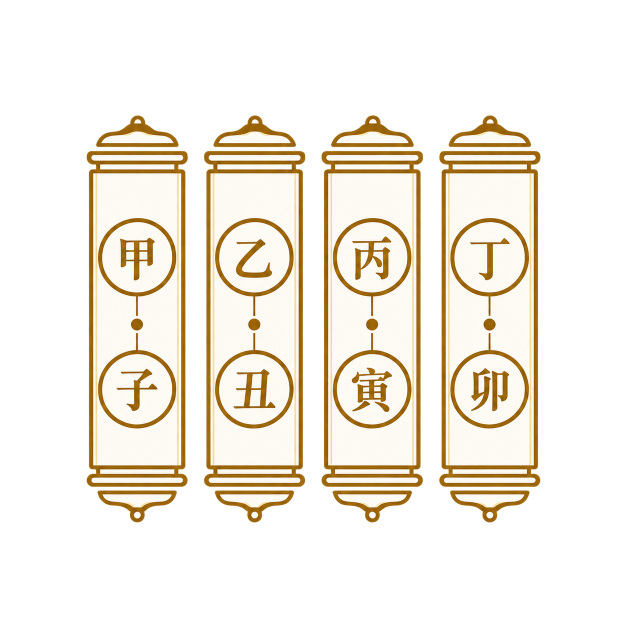
#> input picture 资料/新参考/图标/Codex 图像 2026年9月12日 00_34_41.png, 1254 x 1254 px, found by its file name (shown at 1/2 size); its folder holds only this picture in this run
$ python _icons.py
#> lines starting #> are read from the running program, lines starting #| are printed output that depends on the picture
#> in main, im is the input picture: PIL image 1254x1254 RGBA; mean R, G, B, A 83.7, 76.8, 64.2, 90.7
# -*- coding: utf-8 -*-
"""把 8 张体系图标打成 ASCII 轮廓，便于在无图像输入的情况下辨认图形。"""
import os
from PIL import Image

BASE = r"G:\work\牛马\wb工作空间\xuanlan\资料\新参考\图标"
CHARS = " .:*#@"


def ascii_art(im, cols=54, rows=27):
    g = im.convert("L").resize((cols, rows))
    px = g.load()
    lines = []
    for y in range(rows):
        line = []
        for x in range(cols):
            v = px[x, y]
            # 阈值：黑底(<40)算空
            if v < 40:
                line.append(" ")
            else:
                idx = min(len(CHARS) - 1, max(1, int(v / 256 * (len(CHARS) - 1)) + 1))
                line.append(CHARS[idx])
        lines.append("".join(line))
    return lines


def bbox(im):
    """非黑像素的包围盒"""
    g = im.convert("L")
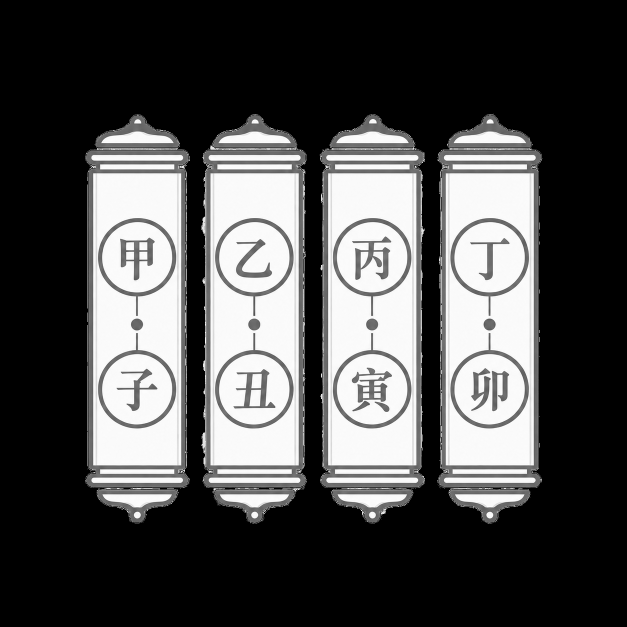
#> g: PIL image 1254x1254 L (shown at 1/2 size); min 0, max 255, mean 77.5
    w, h = g.size
#> w = 1254; h = 1254
    px = g.load()
    minx, miny, maxx, maxy = w, h, 0, 0
#> minx = 1254; miny = 1254; maxx = 0; maxy = 0
    hit = 0
    for y in range(0, h, 3):
        for x in range(0, w, 3):
            if px[x, y] >= 40:
                hit += 1
                if x < minx:
                    minx = x
                if x > maxx:
                    maxx = x
                if y < miny:
                    miny = y
                if y > maxy:
                    maxy = y
#> after the loop, hit = 65575; maxx = 1083; maxy = 1047; minx = 171; miny = 228
    return (minx, miny, maxx, maxy), hit


def main():
    files = sorted(f for f in os.listdir(BASE) if f.lower().endswith(".png") and "总览" not in f)
    for f in files:
        im = Image.open(os.path.join(BASE, f))
        box, hit = bbox(im)
#> box = (171, 228, 1083, 1047); hit = 65575
        print(f"\n########## {f} ##########")
        print(f"  有效图形包围盒 {box}  占比 {hit}")
#|   有效图形包围盒 (171, 228, 1083, 1047)  占比 65575
        crop = im.crop(box)
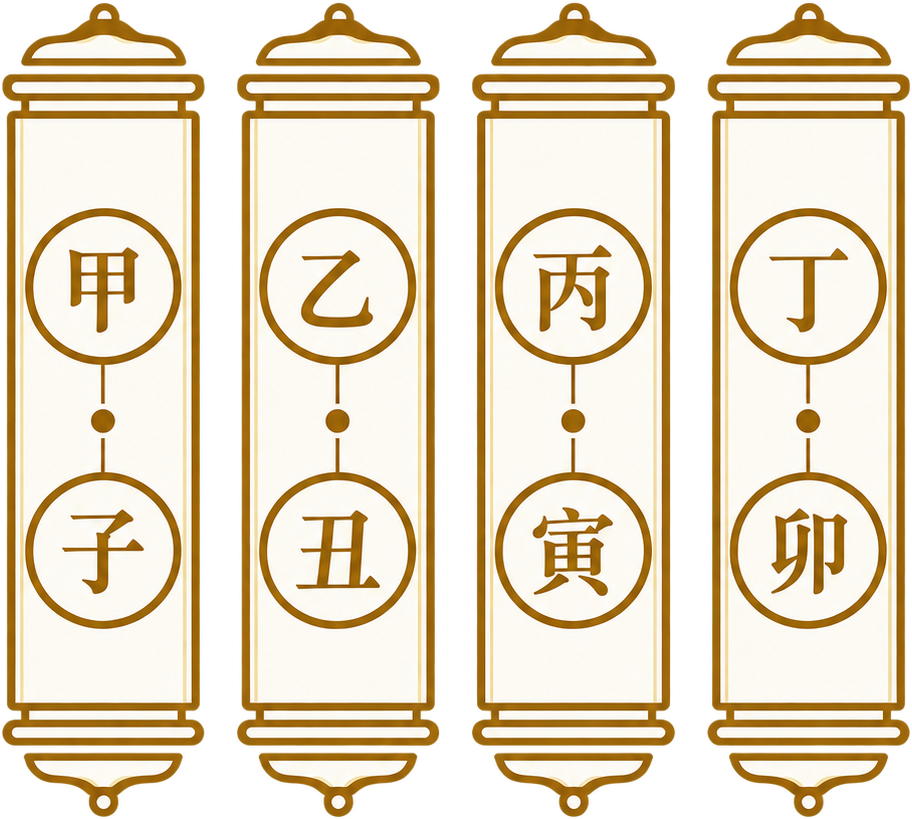
#> crop: PIL image 912x819 RGBA; mean R, G, B, A 176.2, 161.8, 135.1, 191; transparent parts drawn white
        for line in ascii_art(crop):
#> in ascii_art, `g = im.convert("L").resize((cols, rows))`:
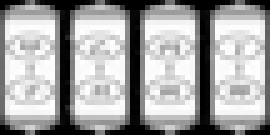
#> g: PIL image 54x27 L (shown 5 times larger); min 0, max 255, mean 163.6
            print("  |" + line + "|")
#> this loop made 27 passes


if __name__ == "__main__":
    main()

$ run again, on 资料/新参考/图标/Codex 图像 2026年9月12日 00_35_48.png
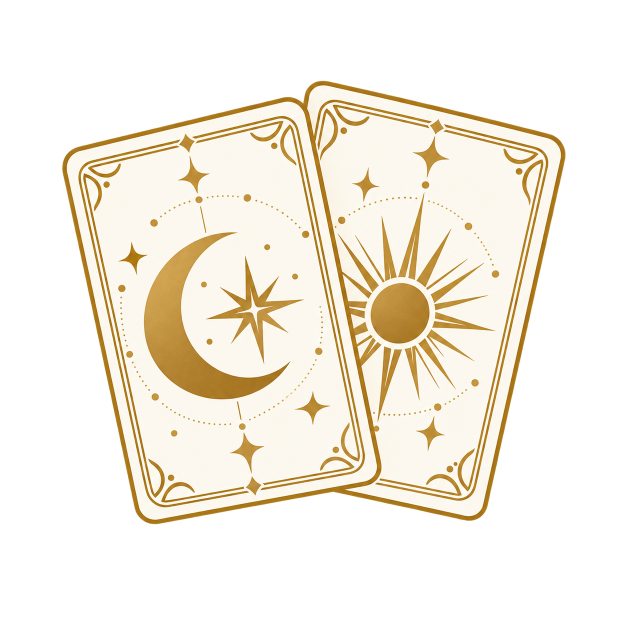
#> input picture 资料/新参考/图标/Codex 图像 2026年9月12日 00_35_48.png, 1254 x 1254 px, found by its file name (shown at 1/2 size)
#> in main, im is the input picture: PIL image 1254x1254 RGBA; mean R, G, B, A 104.3, 97.9, 85.3, 111.2
#> in bbox, `g = im.convert("L")`:
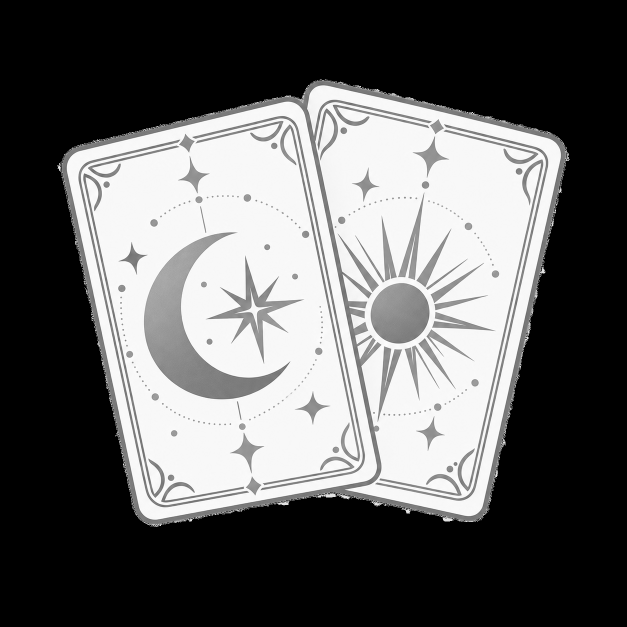
#> g: PIL image 1254x1254 L (shown at 1/2 size); min 0, max 255, mean 98.4
#> in main, `box, hit = bbox(im)`: box = (117, 159, 1137, 1050); hit = 77629
#|   有效图形包围盒 (117, 159, 1137, 1050)  占比 77629
#> in ascii_art, `g = im.convert("L").resize((cols, rows))`:
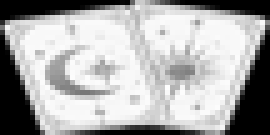
#> g: PIL image 54x27 L (shown 5 times larger); min 0, max 254, mean 170.8
#> the loop in main, `for line in ascii_art(crop):` made 27 passes

$ run again, on 资料/新参考/图标/Codex 图像 2026年9月12日 00_34_46.png
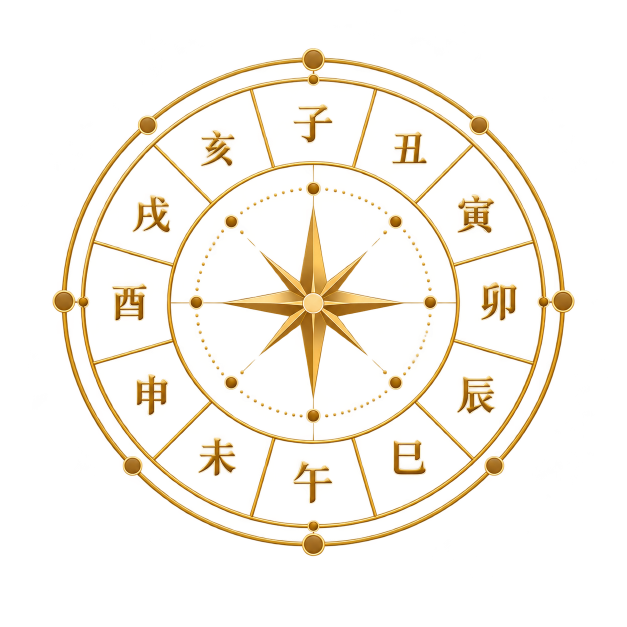
#> input picture 资料/新参考/图标/Codex 图像 2026年9月12日 00_34_46.png, 1254 x 1254 px, found by its file name (shown at 1/2 size)
#> in main, im is the input picture: PIL image 1254x1254 RGBA; mean R, G, B, A 52.9, 42.6, 8.6, 24.5
#> in bbox, `g = im.convert("L")`:
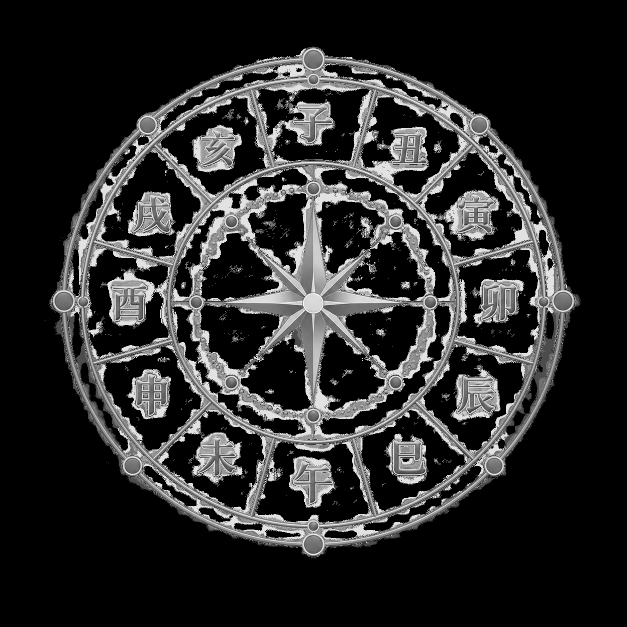
#> g: PIL image 1254x1254 L (shown at 1/2 size); min 0, max 255, mean 41.8
#> in main, `box, hit = bbox(im)`: box = (99, 93, 1161, 1116); hit = 43871
#|   有效图形包围盒 (99, 93, 1161, 1116)  占比 43871
#> in ascii_art, `g = im.convert("L").resize((cols, rows))`:
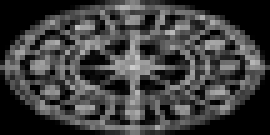
#> g: PIL image 54x27 L (shown 5 times larger); min 0, max 203, mean 61.6
#> the loop in main, `for line in ascii_art(crop):` made 27 passes
